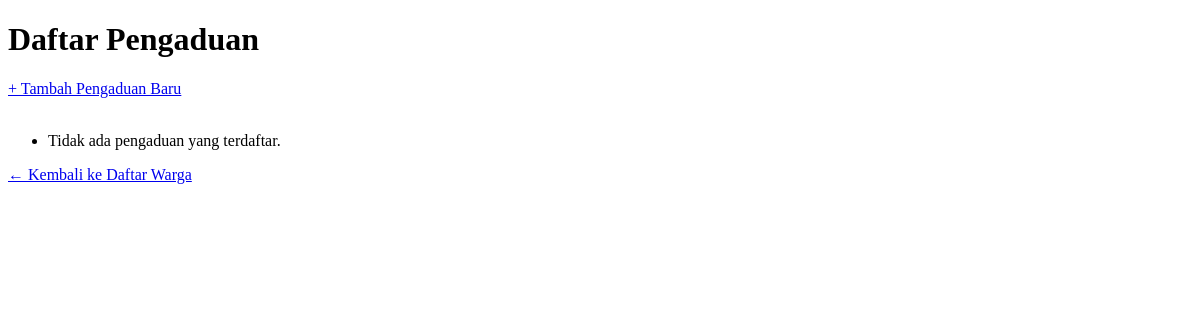
Before: /warga/pengaduan/ with the older database file.
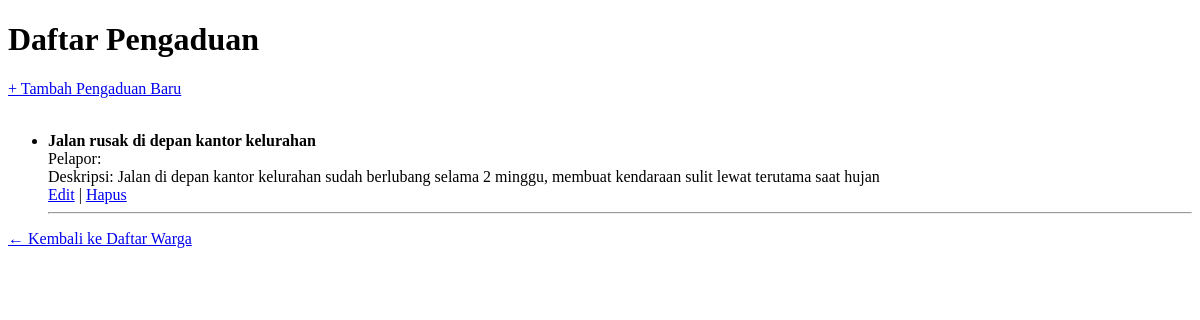
After: the same page with the newer database file.
### warga/models.py (models this page shows, shortened)
class Pengaduan(models.Model):
    STATUS_CHOICES = [
        ('BARU', 'Baru'),
        ('DIPROSES', 'Diproses'),
        ('SELESAI', 'Selesai'),
    ]
    judul = models.CharField(max_length=200)
    deskripsi = models.TextField()
    status = models.CharField(max_length=10, choices=STATUS_CHOICES, default='BARU')
    tanggal_lapor = models.DateTimeField(auto_now_add=True)
    pelapor = models.ForeignKey(Warga, on_delete=models.CASCADE, related_name='pengaduan')

### warga/views.py (the view)
# urls.py: path('pengaduan/', PengaduanListView.as_view(), name='pengaduan-list'),
class PengaduanListView(ListView):
    model = Pengaduan

### warga/templates/warga/pengaduan_list.html (shortened to what this page needs)
<!DOCTYPE html>
<html>
<head>
</head>
<body>
    <h1>Daftar Pengaduan</h1>
    <a href="{% url 'pengaduan-tambah' %}">+ Tambah Pengaduan Baru</a>
    <br><br>
    <ul>
        {% for pengaduan in pengaduan_list %}
            <li>
                <strong>{{ pengaduan.judul }}</strong><br>
                Pelapor: {{ pengaduan.warga.nama_lengkap }} <br>
                Deskripsi: {{ pengaduan.deskripsi }} <br>
                <a href="{% url 'pengaduan_edit' pengaduan.pk %}">Edit</a> |
                <a href="{% url 'pengaduan_delete' pengaduan.pk %}">Hapus</a>
            </li>
            <hr>
        {% empty %}
            <li>Tidak ada pengaduan yang terdaftar.</li>
        {% endfor %}
    </ul>
    <a href="{% url 'warga-list' %}">← Kembali ke Daftar Warga</a>
</body>
</html>

Changed rows visible on the page:
added Pengaduan: judul "Jalan rusak di depan kantor kelurahan", deskripsi "Jalan di depan kantor kelurahan sudah berlubang selama 2 minggu, membuat kendaraan sulit lewat terutama saat hujan"
Other visible differences:
text no longer shown: "Tidak ada pengaduan yang terdaftar."
